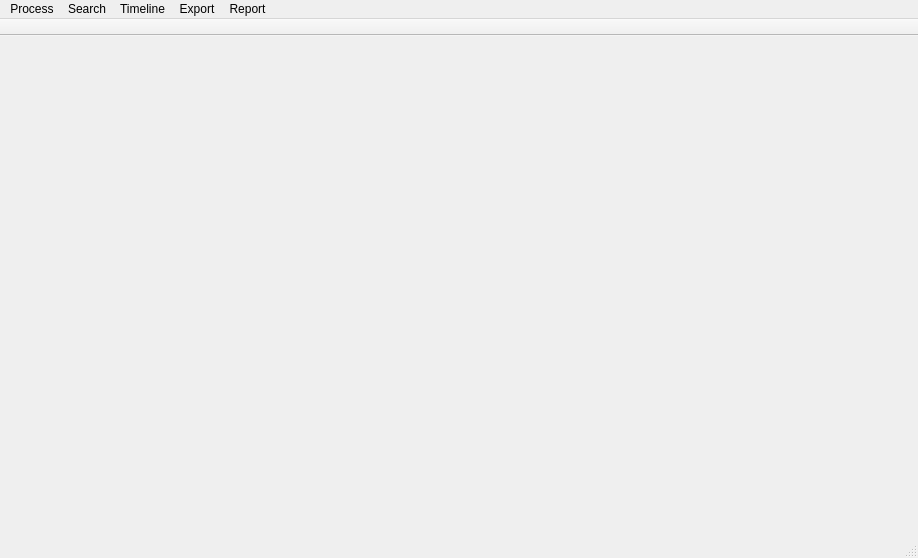
<?xml version="1.0" encoding="UTF-8"?>
<ui version="4.0">
 <class>MainWindow</class>
 <widget class="QMainWindow" name="MainWindow">
  <property name="geometry">
   <rect>
    <x>0</x>
    <y>0</y>
    <width>918</width>
    <height>558</height>
   </rect>
  </property>
  <property name="focusPolicy">
   <enum>Qt::StrongFocus</enum>
  </property>
  <property name="windowTitle">
   <string>MainWindow</string>
  </property>
  <property name="styleSheet">
   <string notr="true"/>
  </property>
  <property name="unifiedTitleAndToolBarOnMac">
   <bool>true</bool>
  </property>
  <widget class="QWidget" name="centralWidget"/>
  <widget class="QMenuBar" name="menuBar">
   <property name="geometry">
    <rect>
     <x>0</x>
     <y>0</y>
     <width>918</width>
     <height>24</height>
    </rect>
   </property>
   <widget class="QMenu" name="menuProcess">
    <property name="title">
     <string>Process</string>
    </property>
    <addaction name="action_run_artifacts_mainmenu"/>
    <addaction name="action_ram_analysis_mainmenu"/>
    <addaction name="action_text_indexing_mainmenu"/>
    <addaction name="action_hashset_mainmenu"/>
   </widget>
   <widget class="QMenu" name="menuSearch">
    <property name="title">
     <string>Search</string>
    </property>
    <addaction name="action_file_search_mainmenu"/>
    <addaction name="action_content_search_mainmenu"/>
    <addaction name="action_exif_metadata_search_mainmenu"/>
    <addaction name="action_apple_metadata_search_mainmenu"/>
    <addaction name="action_artifacts_keyword_search_mainmenu"/>
    <addaction name="action_recognize_face_mainmenu"/>
   </widget>
   <widget class="QMenu" name="menuTimeline">
    <property name="title">
     <string>Timeline</string>
    </property>
    <addaction name="action_artifacts_timeline_mainmenu"/>
    <addaction name="action_super_timeline_mainmenu"/>
   </widget>
   <widget class="QMenu" name="menuExport">
    <property name="title">
     <string>Export</string>
    </property>
    <addaction name="action_tagged_file_export_mainmenu"/>
    <addaction name="action_export_case_mainmenu"/>
   </widget>
   <widget class="QMenu" name="menuReport">
    <property name="title">
     <string>Report</string>
    </property>
    <addaction name="action_global_report_mainmenu"/>
    <addaction name="action_story_board_mainmenu"/>
   </widget>
   <addaction name="menuProcess"/>
   <addaction name="menuSearch"/>
   <addaction name="menuTimeline"/>
   <addaction name="menuExport"/>
   <addaction name="menuReport"/>
  </widget>
  <widget class="QToolBar" name="mainToolBar">
   <property name="movable">
    <bool>false</bool>
   </property>
   <property name="allowedAreas">
    <set>Qt::TopToolBarArea</set>
   </property>
   <property name="iconSize">
    <size>
     <width>32</width>
     <height>32</height>
    </size>
   </property>
   <property name="toolButtonStyle">
    <enum>Qt::ToolButtonIconOnly</enum>
   </property>
   <property name="floatable">
    <bool>false</bool>
   </property>
   <attribute name="toolBarArea">
    <enum>TopToolBarArea</enum>
   </attribute>
   <attribute name="toolBarBreak">
    <bool>false</bool>
   </attribute>
  </widget>
  <widget class="QStatusBar" name="statusBar"/>
  <action name="actionShow_Sidebar">
   <property name="text">
    <string>Show Sidebar</string>
   </property>
  </action>
  <action name="actionHide_Sidebar">
   <property name="text">
    <string>Hide Sidebar</string>
   </property>
  </action>
  <action name="actionShow_Detailed_Information">
   <property name="text">
    <string>Show Detailed Information</string>
   </property>
  </action>
  <action name="actionHide_Detailed_Information">
   <property name="text">
    <string>Hide Detailed Information</string>
   </property>
  </action>
  <action name="actionSend_To_Bucket">
   <property name="text">
    <string>Send To Bucket</string>
   </property>
  </action>
  <action name="actionRedefined_Result">
   <property name="text">
    <string>Redifine Result</string>
   </property>
  </action>
  <action name="actionPlugin_Summary">
   <property name="text">
    <string>Plugin Summary</string>
   </property>
  </action>
  <action name="action_run_artifacts_mainmenu">
   <property name="text">
    <string>Run Artifacts</string>
   </property>
  </action>
  <action name="action_ram_analysis_mainmenu">
   <property name="text">
    <string>RAM Analysis</string>
   </property>
  </action>
  <action name="action_text_indexing_mainmenu">
   <property name="text">
    <string>Text Indexing</string>
   </property>
  </action>
  <action name="action_hashset_mainmenu">
   <property name="text">
    <string>Hashset</string>
   </property>
  </action>
  <action name="action_file_search_mainmenu">
   <property name="text">
    <string>File Search</string>
   </property>
  </action>
  <action name="action_content_search_mainmenu">
   <property name="text">
    <string>Content Search</string>
   </property>
  </action>
  <action name="action_exif_metadata_search_mainmenu">
   <property name="text">
    <string>Exif Metadata Search</string>
   </property>
  </action>
  <action name="action_apple_metadata_search_mainmenu">
   <property name="text">
    <string>Apple Metadata Search</string>
   </property>
  </action>
  <action name="action_artifacts_keyword_search_mainmenu">
   <property name="text">
    <string>Artifacts Keyword Search</string>
   </property>
  </action>
  <action name="action_artifacts_timeline_mainmenu">
   <property name="text">
    <string>Artifacts Timeline</string>
   </property>
  </action>
  <action name="action_super_timeline_mainmenu">
   <property name="text">
    <string>Super Timeline</string>
   </property>
  </action>
  <action name="action_tagged_file_export_mainmenu">
   <property name="text">
    <string>Tagged File Export</string>
   </property>
  </action>
  <action name="action_export_case_mainmenu">
   <property name="text">
    <string>Export Case</string>
   </property>
  </action>
  <action name="action_global_report_mainmenu">
   <property name="text">
    <string>Global Report</string>
   </property>
  </action>
  <action name="action_story_board_mainmenu">
   <property name="text">
    <string>Story Board</string>
   </property>
  </action>
  <action name="action_recognize_face_mainmenu">
   <property name="text">
    <string>Recognize Face</string>
   </property>
  </action>
 </widget>
 <layoutdefault spacing="6" margin="11"/>
 <resources/>
 <connections/>
</ui>
